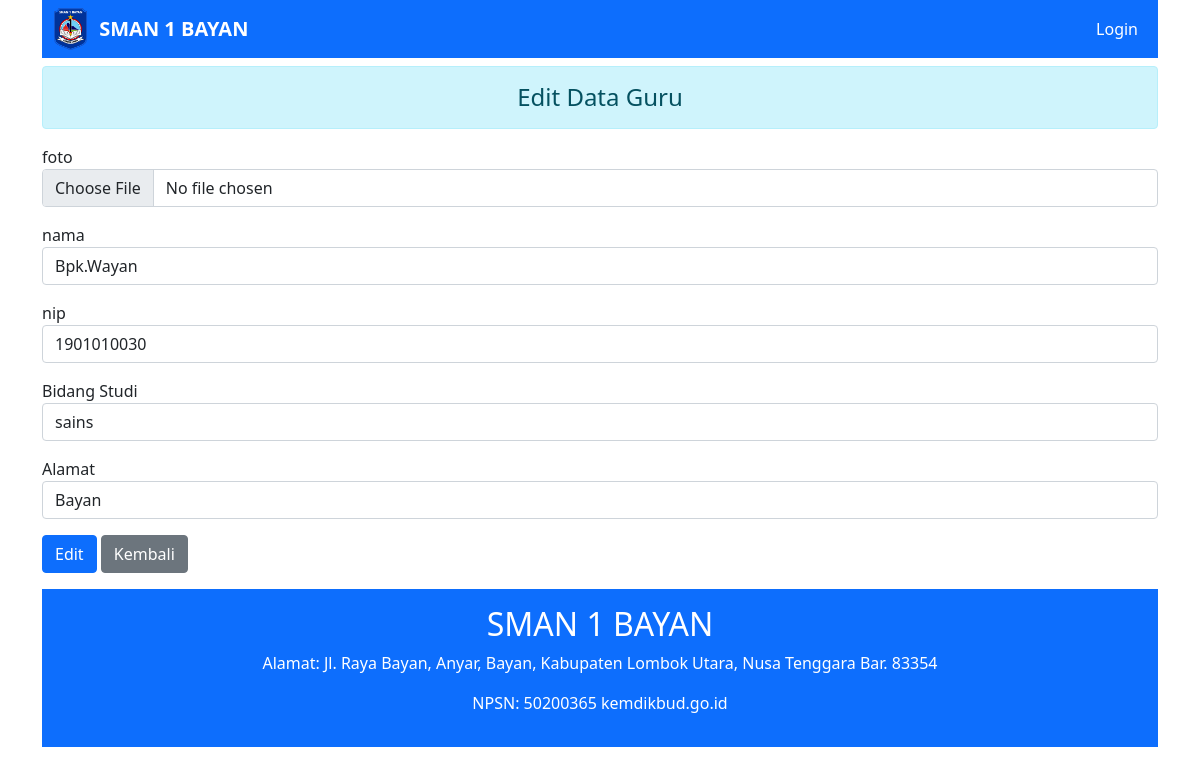
/Websekolah/edit.php?url-nomor=24, run on the app's committed database.
### tables this page shows
CREATE TABLE `tbl_guru` (
  `nomor` int(11) NOT NULL,
  `foto` varchar(255) NOT NULL,
  `nama` varchar(60) NOT NULL,
  `nip` int(70) NOT NULL,
  `bidang_studi` varchar(30) NOT NULL,
  `alamat` varchar(50) NOT NULL
);

### Websekolah/edit.php (the view, shortened to what this page needs)
<!DOCTYPE html>
<html lang="en">
<head>
    <link rel="stylesheet" href="bootstrap/css/bootstrap.min.css">
</head>
<body>
    <div class="container">
        <?php
        include 'navbar.php';
        ?>
        <h4 style="text-align: center;" class="alert alert-info mt-2"> Edit Data Guru</h4>
        <?php
        require 'setting.php';
        if (isset($_GET['url-nomor'])) {
            $input_id = $_GET['url-nomor'];
            $query = "SELECT * FROM tbl_guru WHERE nomor ='$input_id'";
            $result = mysqli_query($koneksi, $query);
            $data = mysqli_fetch_object($result);
        }
        ?>
        <form action="#" method="Post">
            <div class="mb-3">
                <label for="">foto</label>
                <input type="file" name="txtfile" class="form-control" value="<?= $data->foto; ?>">
            </div>
            <div class="mb-3">
                <label for="">nama</label>
                <input type="text" name="txtnama" class="form-control" value="<?= $data->nama; ?>">
            </div>
            <div class="mb-3">
                <label for="">nip</label>
                <input type="text" name="txtnip" class="form-control" value="<?= $data->nip; ?>">
            </div>
            <div class="mb-3">
                <label for="">Bidang Studi</label>
                <input type="text" name="txtbidang_studi" class="form-control" value="<?= $data->bidang_studi; ?>">
            </div>
            <div class="mb-3">
                <label for="">Alamat</label>
                <input type="text" name="txtalamat" class="form-control" value="<?= $data->alamat; ?>">
            </div>
            <input type="submit" name="simpan" value="Edit" class="btn btn-primary mb-3">
            <a href="home.php" class="btn btn-secondary mb-3">Kembali</a>
        </form>
        <?php
        include 'footer.php';
        ?>
    </div>
</body>
</html>

### data on the page
tbl_guru: txtnama "Bpk.Wayan", txtnip "1901010030", txtbidang_studi "sains", txtalamat "Bayan"
